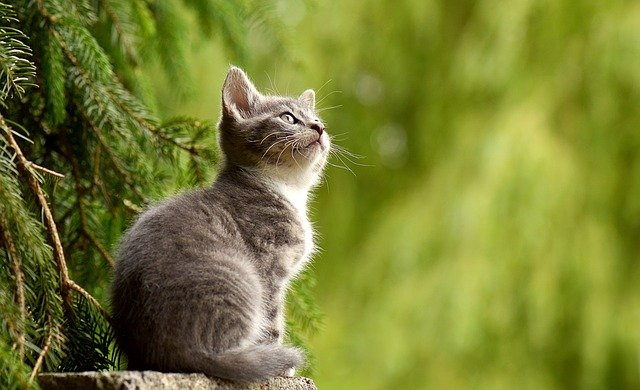
#> input picture OpenCV/img.jpg, 640 x 390 px
$ jupyter execute '07. 이미지 자르기.ipynb'
#> lines starting #> are read from the running program, lines starting #| are printed output that depends on the picture; after the words box and inside, x2 and y2 are one past the last pixel; in counts of white or black regions, pixels touching at a corner belong together
# 7. 이미지 자르기

영역을 잘라서 새로운 윈도우(창)에 표시

[cell 1]
import cv2
img=cv2.imread('img.jpg')
#> img is the input picture: shape (390, 640, 3); mean B, G, R 50.4, 126.1, 119.4
#img.shape #(390, 640, 3)

crop=img[80:200, 200:400] # 세로 기준 80~200 가로 기준 200~400 까지 자름
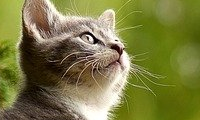
#> crop: shape (120, 200, 3); mean B, G, R 67.1, 123.4, 124.1

cv2.imshow('img',img)
cv2.imshow('crop',crop)

cv2.waitKey(0)
cv2.destroyAllWindows()

영역을 잘라서 기존 윈도우에 표시

[cell 2]
import cv2
img=cv2.imread('img.jpg')

crop=img[100:200, 200:400] # 세로 기준 80~200 가로 기준 200~400 까지 자름
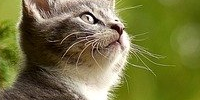
#> crop: shape (100, 200, 3); mean B, G, R 63.9, 116.9, 118.4
img[100:200,400:600]=crop
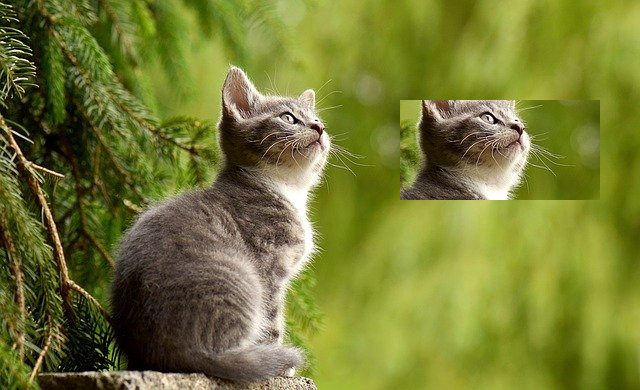
#> img: shape (390, 640, 3); 8.01% of pixels changed, all inside (x1, y1, x2, y2) = (400, 100, 600, 200)

cv2.imshow('img',img) #원본 이미지
cv2.waitKey(0)
cv2.destroyAllWindows()

$ run again, with OpenCV/newspaper.jpg copied over OpenCV/img.jpg
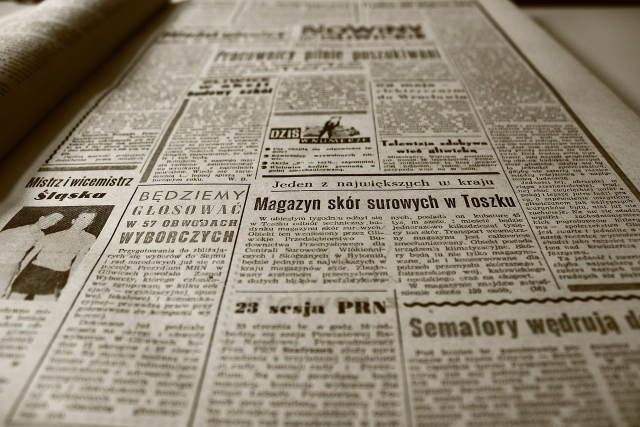
#> input picture OpenCV/newspaper.jpg, 1280 x 853 px (shown at 1/2 size)
#> img is the input picture: shape (853, 1280, 3); mean B, G, R 118.1, 135.8, 145.1
#> `crop=img[100:200, 200:400]`:
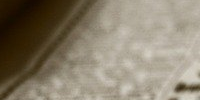
#> crop: shape (100, 200, 3); mean B, G, R 109.4, 127.8, 137.7
#> `img[100:200,400:600]=crop`:
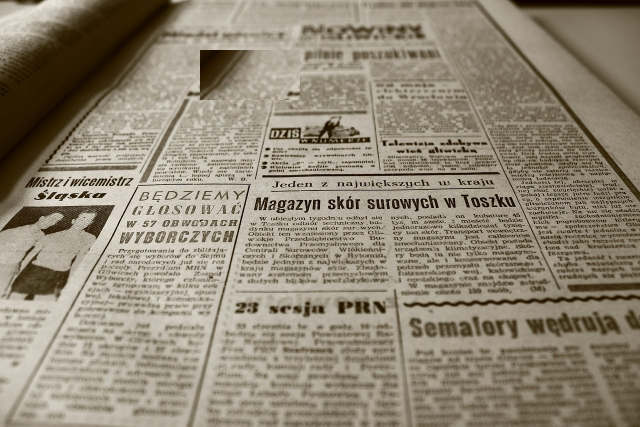
#> img: shape (853, 1280, 3) (shown at 1/2 size); 1.83% of pixels changed, all inside (x1, y1, x2, y2) = (400, 100, 600, 200)
